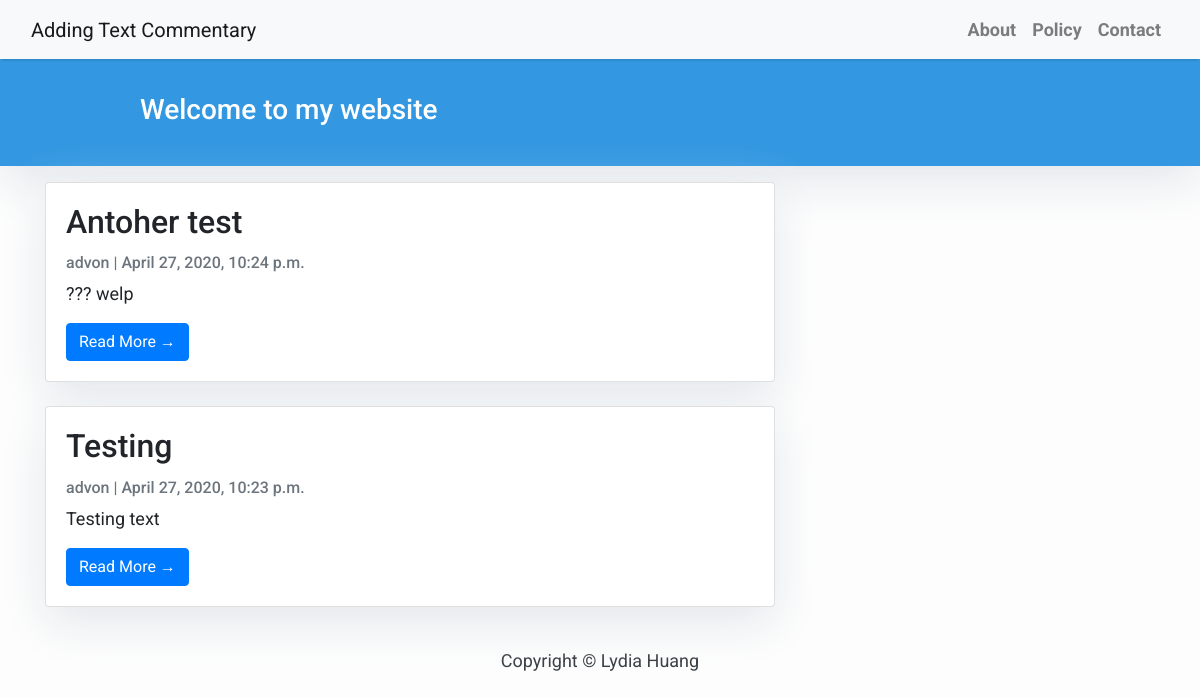
The page / on the database its author committed.
### commentary/models.py (models this page shows, shortened)
class Article(models.Model):
    title = models.CharField(max_length=200, unique=True)
    slug = models.SlugField(max_length=200, unique=True)
    author = models.ForeignKey(settings.AUTH_USER_MODEL, on_delete= models.CASCADE, related_name='articles')
    created_on = models.DateTimeField(auto_now_add=True)
    source = models.URLField(null=True, blank=True)
    content = models.TextField(max_length=5000)
    status = models.IntegerField(choices=STATUS, default=0)
    class Meta:
        ordering = ['-created_on']

class User(AbstractUser):
    class Meta:
        db_table = 'auth_user'

### commentary/views.py (the view)
# urls.py: path('', views.ArticleList.as_view(), name='index'),
class ArticleList(generic.ListView):
    queryset = Article.objects.filter(status=1).order_by('-created_on')
    context_object_name = 'article_list'
    template_name = 'index.html'

### commentary/templates/index.html (shortened to what this page needs)
{% extends "base.html" %}
{% block content %}
<header class="masthead">
    <div class="container">
        <div class="row">
            <div class=" col-md-8 col-md-10 mx-auto">
                <div class="site-heading">
                    <h3 class=" site-heading my-4 mt-3 text-white"> Welcome to my website </h3>
                </div>
            </div>
        </div>
    </div>
</header>
<div class="container">
    <div class="row">
        <div class="col-md-8 mt-3 left">
            {% for article in article_list %}
            <div class="card mb-4">
                <div class="card-body">
                    <h2 class="card-title">{{ article.title }}</h2>
                    <p class="card-text text-muted h6">{{ article.author }} | {{ article.created_on}} </p>
                    <p class="card-text">{{article.content|slice:":200" }}</p>
                    <a href="{% url 'commentary:article_detail' article.id  %}" class="btn btn-primary">Read More &rarr;</a>
                </div>
            </div>
            {% endfor %}
        </div>
    </div>
</div>
{%endblock%}

### commentary/templates/base.html (style rules this page uses)
body { font-family: "Roboto", sans-serif; font-size: 17px; background-color: #fdfdfd; }
.masthead { background: #3398E1; height: auto; padding-bottom: 15px; box-shadow: 0 16px 48px #E3E7EB; padding-top: 10px; }

### commentary/templates/index.html (style rules this page uses)
body { font-family: "Roboto", sans-serif; font-size: 18px; background-color: #fdfdfd; }
.card { box-shadow: 0 16px 48px #E3E7EB; }

### rows shown on the page
Article: title "Antoher test", author "advon", created_on "April 27, 2020, 10:24 p.m.", content "??? welp"
Article: title "Testing", author "advon", created_on "April 27, 2020, 10:23 p.m.", content "Testing text"
